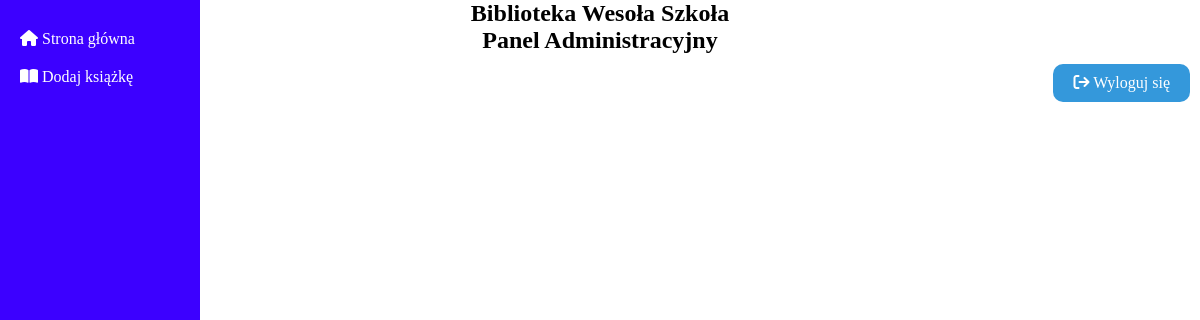
The page /BO/book_list.php on the database as committed earlier.
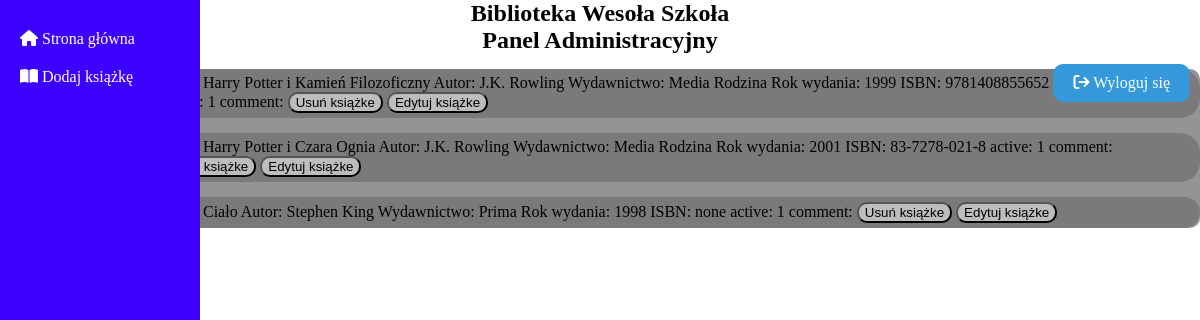
The same page on the database as committed later.
### tables this page shows
CREATE TABLE `book` (
  `id_book` int(11) NOT NULL ,
  `title` varchar(255) NOT NULL,
  `author` varchar(255) NOT NULL,
  `publisher` varchar(255) NOT NULL,
  `publishYear` varchar(255) NOT NULL,
  `isbn` varchar(255) NOT NULL,
  `active` tinyint(1) NOT NULL,
  `comments` longtext NOT NULL
);

### DB/db_connection.php (called while the page is built, shortened)
<?php
class db_connection{
    var $host = "localhost";
    var $dbname = "wiai";
    var $username = "root";
    var $password = "";
    public function databaseConnect(){
        $con = mysqli_connect($this->host, $this->username, $this->password, $this->dbname);
        if(!$con){
            die("Connection failed: " . mysqli_connect_error());
        }
        else{
            $this->connect = $con;
        }
    }
}
?>

### DB/db_book.php (called while the page is built, shortened)
<?php
include('db_connection.php');
class db_book extends db_connection{
    function selectBookAll(){
        $query = 'SELECT * FROM `book` WHERE 1';
        $data = mysqli_query($this->connect, $query);
        if (mysqli_num_rows($data) > 0){
            return $data;
        }
    }
}
?>

### BO/book_list.php (the view, shortened to what this page needs)
<?php
include('./head_admin.php');
?>
    <div class="panel_lewy">
    <a class="przycisk" href="./admin_panel.php"><i class="fa-solid fa-house" style="color: #fff;"></i> Strona główna</a>
    <a class="przycisk" href="./book_add.php"><i class="fa-solid fa-book-open" style="color: #fff;"></i> Dodaj książkę</a>
    </div>
    <?php
    include('../DB/db_book.php');
    $baza = new db_book();
    $baza->databaseConnect();
    $data = $baza->selectBookAll();
    if (!empty($data)){
    ?>
    <div class="wpisy">
        <?php
            while($row = mysqli_fetch_assoc($data))
            {
                echo "<div id='wpis' class='artykul'>Tytuł: ".$row['title']." Autor: ".$row['author']." Wydawnictwo: ".$row['publisher']." Rok wydania: ".$row['publishYear']." ISBN: ".$row['isbn']." active: ".$row['active']." comment: ".$row['comments']."
                <button class='delete'><a href=book_list.php?del=True&id=".$row['id_book'].">
                Usuń książke
                </a></button>
                <button class='delete'><a href=book_edit.php?id=".$row['id_book'].">
                Edytuj książke
                </a></button>
                </div>";
            }
            } else {
                echo "Brak książek";
            }
        ?>
    </div>
</body>
</html>

Rows that differ between the two databases and show on the page:
added book: title "Harry Potter i Kamień Filozoficzny", author "J.K. Rowling", publisher "Media Rodzina", publishYear "1999", isbn "9781408855652", active "1"
added book: title "Harry Potter i Czara Ognia", author "J.K. Rowling", publisher "Media Rodzina", publishYear "2001", isbn "83-7278-021-8", active "1"
added book: title "Ciało", author "Stephen King", publisher "Prima", publishYear "1998", isbn "none", active "1"
Other text that changed with them:
text no longer shown: "Brak książek"
